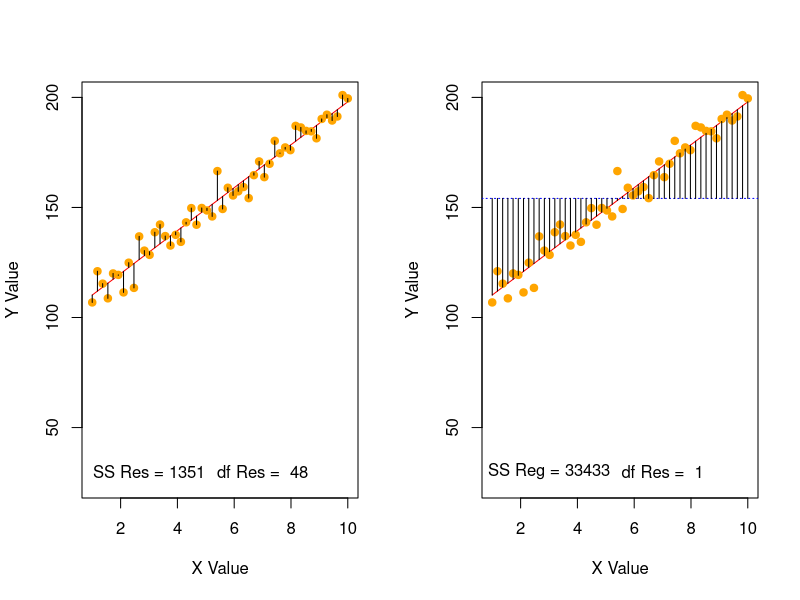

The R script that drew this image:
##Inputs

#Rescale
reScale<-10
#This increases and decreases the residual.
#Will not change the coefficients
#Increasing will reduce r-sq, increase SSres, decrease MSres, decrease F-ratio, increase p


#SampleSize
sampleSize<-50
#Changes error degrees of freedom
#increase will increase DFerr, decrease SSres and MSres, increase F-ratio, decrease p


#RelStrength
gradient<-10
#changes strength of the relationship so will change the coefficient of X
#increase will increase SSmod and MSmod, increase F-ratio, decrease p

##Plots

par(mfrow=c(1,2))

#SetResiduals
set.seed(1212)
yRes<-rnorm(sampleSize,0,0.5)
yResDyn<-yRes*reScale

#Create a sequence of x values of required length
xVal<-seq(1,10,length.out=sampleSize)

#Generate the list of fitted y values given a known intercept and B1
yfit<-c()
for(i in xVal) {
  yi<-100+(gradient*i)
  yfit<-append(yfit,yi)
}

#For each x get the y that is removed by the equivalent residual
yVal<-c()
for (i in xVal) {
  yi<-100+(gradient*(i))+yResDyn[which(xVal==i)]
  yVal<-append(yVal,yi)
}

#run lm and anova
reg.lm<-lm(yVal~xVal)
reg.anova<-anova(reg.lm)
reg.anova

#Plot SSresidual
plot(xVal,reg.lm$fitted,type="l",ylim=c(25,200),xlab="X Value",ylab="Y Value",col="red")
points(xVal,yVal,pch=19,col="orange")
for (i in xVal) {
  lines(c(xVal[which(xVal==i)],xVal[which(xVal==i)]),c(yVal[which(xVal==i)],reg.lm$fitted[which(xVal==i)]))
}
text(3,30,paste("SS Res =",round(reg.anova$Sum[2],0)))
text(7,30,paste("df Res = ",(reg.anova$Df[2])))

#Plot SSregression
plot(xVal,reg.lm$fitted,type="l",ylim=c(25,200),xlab="X Value",ylab="Y Value",col="red")
abline(h=mean(yVal),lty="dotted",col="blue")
points(xVal,yVal,col="orange",pch=19)
for (i in xVal) {
  lines(c(xVal[which(xVal==i)],xVal[which(xVal==i)]),c(mean(yVal),reg.lm$fitted[which(xVal==i)]))
}
text(3,30,paste("SS Reg =",round(reg.anova$Sum[1],0)))
text(7,30,paste("df Res = ",(reg.anova$Df[1])))